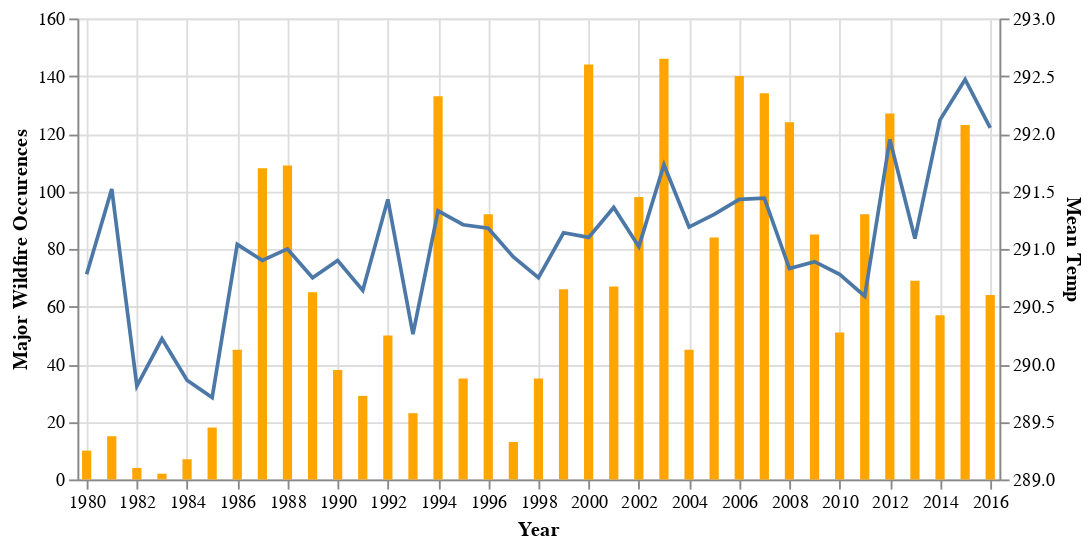

Notebook source saved alongside this figure:
### Code cell
chart = alt.Chart(annual_df.reset_index(),width=500, height=250)

base = chart.encode(alt.X('YEAR',scale=alt.Scale(zero=False,domain=(1980, 2016)),axis=alt.Axis(format='.0f',title='Year')),tooltip=['event_count', 'Mean Temp'])

bar=base.mark_bar(color='orange').encode(alt.Y('event_count:Q',axis=alt.Axis(title='Major Wildfire Occurences')))

line =  base.mark_line().encode(
    alt.Y('Mean Temp:Q',scale=alt.Scale(domain=(289, 293))))

layer2=alt.layer(
    bar,
    line
).resolve_scale(
    y='independent'
)
layer2

### Figure 1 — Vega-Lite specification as saved in the notebook (floating-point values rounded to 4 significant figures)
{"$schema": "https://vega.github.io/schema/vega-lite/v2.6.0.json", "config": {"view": {"height": 300, "width": 400}}, "datasets": {"data-90b028aa721197f1785b62443f5450a8": [{"Max Temp": 301.3, "Mean Precip": 1.251, "Mean Temp": 290.8, "YEAR": 1980, "event_count": 10, "season_length": 235, "total_acre": 80857}, {"Max Temp": 301.5, "Mean Precip": 1.26, "Mean Temp": 291.5, "YEAR": 1981, "event_count": 15, "season_length": 122, "total_acre": 36753}, {"Max Temp": 300.7, "Mean Precip": 1.446, "Mean Temp": 289.8, "YEAR": 1982, "event_count": 4, "season_length": 99, "total_acre": 25154}, {"Max Temp": 300.8, "Mean Precip": 1.72, "Mean Temp": 290.2, "YEAR": 1983, "event_count": 2, "season_length": 55, "total_acre": 5992}, {"Max Temp": 300.5, "Mean Precip": 1.166, "Mean Temp": 289.9, "YEAR": 1984, "event_count": 7, "season_length": 210, "total_acre": 17385}, {"Max Temp": 302.0, "Mean Precip": 0.9557, "Mean Temp": 289.7, "YEAR": 1985, "event_count": 18, "season_length": 111, "total_acre": 209735}, {"Max Temp": 301.1, "Mean Precip": 0.9929, "Mean Temp": 291.0, "YEAR": 1986, "event_count": 45, "season_length": 212, "total_acre": 230487}, {"Max Temp": 299.5, "Mean Precip": 0.8969, "Mean Temp": 290.9, "YEAR": 1987, "event_count": 108, "season_length": 173, "total_acre": 1025011}, {"Max Temp": 301.6, "Mean Precip": 0.772, "Mean Temp": 291.0, "YEAR": 1988, "event_count": 109, "season_length": 252, "total_acre": 2770000.0}, {"Max Temp": 301.5, "Mean Precip": 0.7157, "Mean Temp": 290.7, "YEAR": 1989, "event_count": 65, "season_length": 224, "total_acre": 351100.0}, {"Max Temp": 301.1, "Mean Precip": 0.8283, "Mean Temp": 290.9, "YEAR": 1990, "event_count": 38, "season_length": 257, "total_acre": 273200.0}, {"Max Temp": 300.7, "Mean Precip": 0.9159, "Mean Temp": 290.6, "YEAR": 1991, "event_count": 29, "season_length": 208, "total_acre": 87064}, {"Max Temp": 300.5, "Mean Precip": 0.95, "Mean Temp": 291.4, "YEAR": 1992, "event_count": 50, "season_length": 272, "total_acre": 484600.0}, {"Max Temp": 299.0, "Mean Precip": 1.085, "Mean Temp": 290.3, "YEAR": 1993, "event_count": 23, "season_length": 197, "total_acre": 164824}, {"Max Temp": 302.0, "Mean Precip": 0.8769, "Mean Temp": 291.3, "YEAR": 1994, "event_count": 133, "season_length": 215, "total_acre": 1369000.0}, {"Max Temp": 301.0, "Mean Precip": 1.058, "Mean Temp": 291.2, "YEAR": 1995, "event_count": 35, "season_length": 252, "total_acre": 182363}, {"Max Temp": 302.1, "Mean Precip": 1.016, "Mean Temp": 291.2, "YEAR": 1996, "event_count": 92, "season_length": 264, "total_acre": 1050000.0}, {"Max Temp": 300.8, "Mean Precip": 0.9581, "Mean Temp": 290.9, "YEAR": 1997, "event_count": 13, "season_length": 197, "total_acre": 146080}, {"Max Temp": 301.4, "Mean Precip": 1.383, "Mean Temp": 290.7, "YEAR": 1998, "event_count": 35, "season_length": 131, "total_acre": 127000.0}, {"Max Temp": 300.4, "Mean Precip": 0.9015, "Mean Temp": 291.1, "YEAR": 1999, "event_count": 66, "season_length": 273, "total_acre": 808468}, {"Max Temp": 301.4, "Mean Precip": 0.9252, "Mean Temp": 291.1, "YEAR": 2000, "event_count": 144, "season_length": 255, "total_acre": 1999000.0}, {"Max Temp": 301.4, "Mean Precip": 0.8883, "Mean Temp": 291.4, "YEAR": 2001, "event_count": 67, "season_length": 342, "total_acre": 503900.0}, {"Max Temp": 302.1, "Mean Precip": 0.7173, "Mean Temp": 291.0, "YEAR": 2002, "event_count": 98, "season_length": 278, "total_acre": 1822000.0}, {"Max Temp": 302.9, "Mean Precip": 0.8578, "Mean Temp": 291.7, "YEAR": 2003, "event_count": 146, "season_length": 220, "total_acre": 1707000.0}, {"Max Temp": 301.0, "Mean Precip": 0.9235, "Mean Temp": 291.2, "YEAR": 2004, "event_count": 45, "season_length": 214, "total_acre": 455000.0}, {"Max Temp": 302.1, "Mean Precip": 1.114, "Mean Temp": 291.3, "YEAR": 2005, "event_count": 84, "season_length": 253, "total_acre": 916100.0}, {"Max Temp": 302.8, "Mean Precip": 0.9978, "Mean Temp": 291.4, "YEAR": 2006, "event_count": 140, "season_length": 309, "total_acre": 1643000.0}, {"Max Temp": 302.7, "Mean Precip": 0.6935, "Mean Temp": 291.4, "YEAR": 2007, "event_count": 134, "season_length": 365, "total_acre": 2530000.0}, {"Max Temp": 301.4, "Mean Precip": 0.6829, "Mean Temp": 290.8, "YEAR": 2008, "event_count": 124, "season_length": 306, "total_acre": 1518000.0}, {"Max Temp": 301.3, "Mean Precip": 0.6806, "Mean Temp": 290.9, "YEAR": 2009, "event_count": 85, "season_length": 283, "total_acre": 620600.0}, {"Max Temp": 300.5, "Mean Precip": 1.065, "Mean Temp": 290.8, "YEAR": 2010, "event_count": 51, "season_length": 365, "total_acre": 257600.0}, {"Max Temp": 301.7, "Mean Precip": 0.8372, "Mean Temp": 290.6, "YEAR": 2011, "event_count": 92, "season_length": 279, "total_acre": 1471000.0}, {"Max Temp": 302.1, "Mean Precip": 0.7844, "Mean Temp": 291.9, "YEAR": 2012, "event_count": 127, "season_length": 197, "total_acre": 2368000.0}, {"Max Temp": 301.9, "Mean Precip": 0.5922, "Mean Temp": 291.1, "YEAR": 2013, "event_count": 69, "season_length": 289, "total_acre": 1285000.0}, {"Max Temp": 302.1, "Mean Precip": 0.8441, "Mean Temp": 292.1, "YEAR": 2014, "event_count": 57, "season_length": 323, "total_acre": 609400.0}, {"Max Temp": 301.9, "Mean Precip": 0.8126, "Mean Temp": 292.5, "YEAR": 2015, "event_count": 123, "season_length": 275, "total_acre": 281600.0}, {"Max Temp": 301.4, "Mean Precip": 0.988, "Mean Temp": 292.0, "YEAR": 2016, "event_count": 64, "season_length": 297, "total_acre": 843000.0}]}, "layer": [{"data": {"name": "data-90b028aa721197f1785b62443f5450a8"}, "encoding": {"tooltip": [{"field": "event_count", "type": "quantitative"}, {"field": "Mean Temp", "type": "quantitative"}], "x": {"axis": {"format": ".0f", "title": "Year"}, "field": "YEAR", "scale": {"domain": [1980, 2016], "zero": false}, "type": "quantitative"}, "y": {"axis": {"title": "Major Wildfire Occurences"}, "field": "event_count", "type": "quantitative"}}, "height": 250, "mark": {"color": "orange", "type": "bar"}, "width": 500}, {"data": {"name": "data-90b028aa721197f1785b62443f5450a8"}, "encoding": {"tooltip": [{"field": "event_count", "type": "quantitative"}, {"field": "Mean Temp", "type": "quantitative"}], "x": {"axis": {"format": ".0f", "title": "Year"}, "field": "YEAR", "scale": {"domain": [1980, 2016], "zero": false}, "type": "quantitative"}, "y": {"field": "Mean Temp", "scale": {"domain": [289, 293]}, "type": "quantitative"}}, "height": 250, "mark": "line", "width": 500}], "resolve": {"scale": {"x": "shared", "y": "independent"}}}
